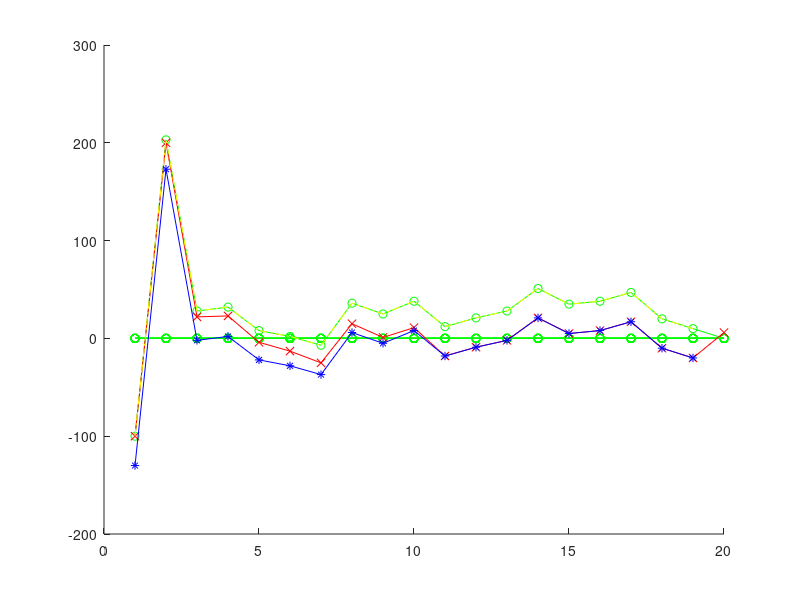

This figure's MATLAB source:
%% Sensorimotor 2022Jan11 Mode2 by Jhan
clear;
close all;
rng(34);
b = 0;
quit = 1;
targetarray = randperm(25,20);
targetarray(1) = -100;
targetarray(2) = 200;
rand
vmaparray = [0 0];
proprioarray = [0 0];
vonlinearray = [0 0];
ponlinearray = [0 0];
mcmap = zeros(length(targetarray));
bmap = zeros(length(targetarray));
while quit < length(targetarray)
    target = targetarray(quit);
    h = rand;
    if h < 0.5 
        target = - target;
        targetarray(quit) = target;
    end 
    vmap = target;
    vmaparray(quit) = vmap;
    pmap = vmap + b;
    proprioarray(quit) = pmap;
    mc = pmap;
    mcmap(quit) = mc;
    vonline = pmap - 30;
    vonlinearray(quit) = vonline;
    if((pmap-vmap)~=(pmap-vonline))
        b = b + (pmap - vonline)/10;
    end
    bmap(quit) = b;
    quit = quit + 1;
end
figure;
hold on;
plot(mcmap, '-o', 'Color', 'green');
plot(targetarray, '-x', 'Color', 'red');
plot(vonlinearray, '-*', 'Color', 'blue');
plot(proprioarray, '-.', 'Color', 'yellow');
